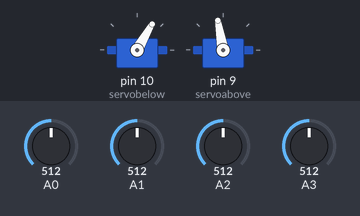
A sketch run on a simulated Arduino Uno, built with avr-gcc and run on an emulated ATmega328P. Shown: 2 × servo. The inputs (shaded band) are chosen by the test bench; at power-on: A0 = 512, A1 = 512, A3 = 512, A2 = 512. What the sketch prints to the serial monitor is not drawn.

Above: at 1.7 s.
1.8 s: A0 set to 550
At 3.9 s:
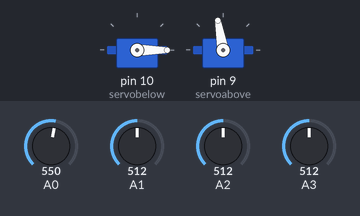
4.5 s: A1 set to 684
6.0 s: A1 set to 717
At 6.83 s:
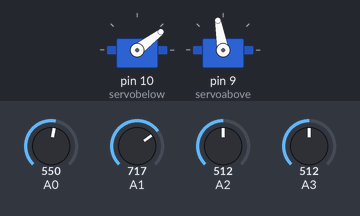
At 8.11 s:
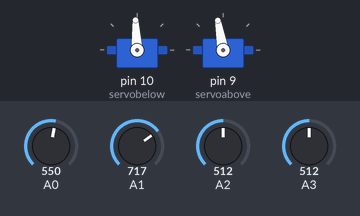
9.0 s: A3 set to 530
11.8 s: A3 set to 549
13.3 s: A2 set to 306
At 13.5 s:
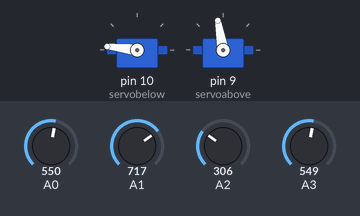
Timing chart, 0 to 17.3 s (numbered marks = the images above; inputs shaded):
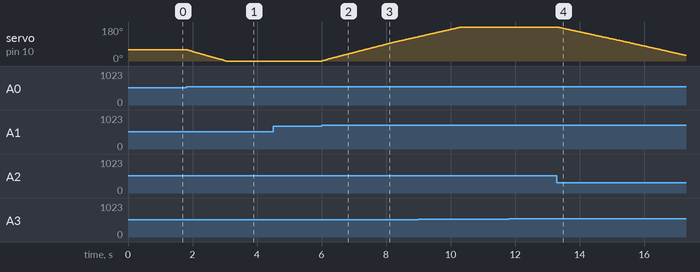

The sketch:

sunlight_tracking1.ino
```cpp
#include <Servo.h>
//definiamo i servomotori orizzontale e verticale
Servo servobelow;
int servob = 0;
int servobLimitHigh = 160;
int servobLimitLow = 60;

Servo servoabove;
int servoa = 0;
int servoaLimitHigh = 160;
int servoaLimitLow = 60;
//Pin fotoresistenze
//int ldrtopl = A2; //top left
//int ldrtopr = A1; //top right
//int ldrbotl = A3; // bottom left
//int ldrbotr = A0; // bottom right
int topl, topr, botl, botr , b;
int avgtop, avgbot, avgleft, avgright;
String dataString, test0, test2;

int test1, test3;

 void setup ()
 {
  servobelow.attach(10);
  servobelow.write(60);
  servoabove.attach(9);
  servoabove.write(100);
  Serial.begin(9600);
  delay(500);
 }

void loop()
{
  servob = servobelow.read();
  servoa = servoabove.read();

  //Valore Analogico delle fotoresistenza
  topl = map(analogRead(A2), 22, 800, 0, 100);
  topr = map(analogRead(A1), 18, 777, 0, 100);
  botl = map(analogRead(A3), 20, 795, 0, 100);
  botr = map(analogRead(A0), 26, 701, 0 ,100);
  //dataString = String(topl) + "," + String(topr) + "," + String(botl) + "," + String(botr);
  //Serial.println(dataString);
  // Calcoliamo una Media
  avgtop = (topl + topr) / 2 ; //average of top
  avgbot = (botl + botr) / 2; //average of bottom
  avgleft = (topl + botl) / 2 ; //average of left
  avgright = (topr + botr) / 2; //average of right
  //dataString = String(avgtop) + "," + String(avgbot); /*+ "," + String(avgleft) + "," + String(avgright);*/
  //Serial.println(dataString);

  if ( (avgtop-avgbot) > 5 )
  {
//    if (servob > servobLimitHigh)
//     {
//      servob = servobLimitHigh;
//      servobelow.write(servob);
//      String test0 = "exceed upper limit";
//     }
//     else{

      b = servob + 1;
      servobelow.write(b);
      test1 = test1 + 1;
//     }
     //delay(100);
  }

  else if ( (avgbot-avgtop) > 5 )
  {

//      if (servob < servobLimitLow)
//    {
//      servob = servobLimitLow;
//      servobelow.write(servob);
//      String test2 = "exceed lower limit";
//    }
//    else{
      servob = servob - 1;

      servobelow.write(servob);
      test3 = test3 + 1;

//    }
      //delay(100);
  }
  else
  {
    servobelow.write(servob);
  }

  //Serial.println( servobelow.read() );
  Serial.println((avgtop-avgbot));
  //Serial.println(test0);
  Serial.println(test1);
  //Serial.println(test2);
  Serial.println(test3);
  Serial.println(b);
  Serial.println(servob);


  Serial.println();

//    for (servob; (avgtop-avgbot) > 5; servob += 1) { // goes from 0 degrees to 180 degrees
//      // in steps of 1 degree
//      servobelow.write(servob);
//      delay(15);                       // waits 15ms for the servo to reach the position
//    }
//    for (servob; (avgbot-avgtop) > 5; servob -=1) { // goes from 0 degrees to 180 degrees
//      // in steps of 1 degree
//      servobelow.write(servob);
//      delay(15);                       // waits 15ms for the servo to reach the position
//    }
//    for (servob; (avgtop-avgbot) < 5; servob) { // goes from 0 degrees to 180 degrees
//    // in steps of 1 degree
//    servobelow.write(servob);
//    delay(15);                       // waits 15ms for the servo to reach the position
//    }

    //Serial.println((avgtop-avgbot));

//  for (servob = 160; servob >= 60; servob -= 1) { // goes from 180 degrees to 0 degrees
//    servobelow.write(servob);
//    delay(15);                       // waits 15ms for the servo to reach the position
//  }

//  if (avgleft > avgright)
//  {
//    servoabove.write(servoa +1);
//    if (servoa > servoaLimitHigh)
//    {
//    servoa = servoaLimitHigh;
//    }
//    delay(10);
//  }
//  else if (avgright > avgleft)
//  {
//    servoabove.write(servoa -1);
//    if (servoa < servoaLimitLow)
//     {
//     servoa = servoaLimitLow;
//     }
//    delay(10);
//  }
//  else
//  {
//    servoabove.write(servoa);
//  }
  //delay(100);
}
```

Measured:
- the behaviour switches between 532 and 533 on A0 (found by bisection; images 0 and 1)
- the behaviour switches between 701 and 702 on A1 (found by bisection; images 1 and 2)
- after the input at 1.8 s, servo on pin 10 (servobelow): moves from 60° to 0° over 1.2 s, starting at once
- after the input at 6.0 s, servo on pin 10 (servobelow): moves from 0° to 128° over 3.0 s, starting at once
- after the input at 13.3 s, servo on pin 10 (servobelow): moves from 180° to 30° over 4.0 s, starting at once
